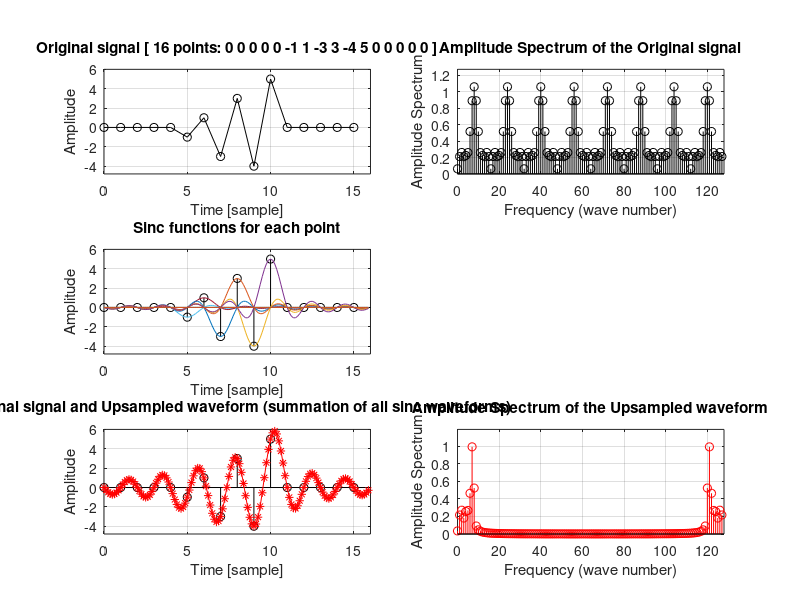

This figure's MATLAB source:
%%%%%%%%%%%%%%%%%%%%%%%%%%%%%%%%%%%%%%%%%%%%%%%%%%%%%%%%%%%%%%%%%%%%%%%%%%%
% Sinc Interpolation Demo for Applied Electronic Engineering Class
%  (compatible with Matlab/Octave)
%    by Yoshiki NAGATANI, Kobe City College of Technology
%    https://github.com/nagataniyoshiki
% 
%   rev. 20170509: First version
%   rev. 20170509b: Show the repetition of frequency component
%   rev. 20170530: Use stem function
%%%%%%%%%%%%%%%%%%%%%%%%%%%%%%%%%%%%%%%%%%%%%%%%%%%%%%%%%%%%%%%%%%%%%%%%%%%

clear;

%% Edit this part %%%%%%%%%%%%%%%%%%%%%%%%%%%%%%%%%%%%%%%%%%%%%%%%
% Original Signal
Sig = [0 0 0 0 0 -1 1 -3 3 -4 5 0 0 0 0 0];

% Ratio for Upsampling
UpsamplingRatio = 8;
%%%%%%%%%%%%%%%%%%%%%%%%%%%%%%%%%%%%%%%%%%%%%%%%%%%%%%%%%%%%%%%%%%%%%%%%%%%

% Number of samples / Temporal resolution
Na = size(Sig,2);
dta = 1;
Nb = Na * UpsamplingRatio;
dtb = dta / UpsamplingRatio;

% Time axes
ta = [0:Na-1]*dta;
tb = [0:Nb-1]*dtb;

% Frequency axes
fa = [0:Na-1]*dta;
fb = [0:Nb-1]*dta;

% Prepare figure window
fig1 = figure;
set(fig1,'Name','Sinc Interpolation Demo','position',[10 100 1900 900]);

% Plot original signal
subplot(3,2,1);
plot(ta,Sig,'ko-');
grid on;
axis([0 Na min(Sig)*1.2 max(Sig)*1.2]);
title([sprintf('Original signal [ %d points: ',Na) sprintf('%d ',Sig) ']']);
ylabel('Amplitude');
xlabel('Time [sample]');
drawnow;

% Plot spectrum of original signal
FFT_Sig = fft(Sig)/Na;
FFT_Sig_repeat = FFT_Sig;
for i=2:UpsamplingRatio
    FFT_Sig_repeat = [FFT_Sig_repeat FFT_Sig];
end
subplot(3,2,2);
stem(fb,abs(FFT_Sig_repeat),'k');
grid on;
axis([0 Nb 0 max(abs(FFT_Sig_repeat))*1.2]);
title('Amplitude Spectrum of the Original signal');
ylabel('Amplitude Spectrum');
xlabel('Frequency (wave number)');
drawnow;

% Plot original signal
subplot(3,2,3);
stem(ta,Sig','k');
hold on;
grid on;
axis([0 Na min(Sig)*1.2 max(Sig)*1.2]);
title('Sinc functions for each point');
ylabel('Amplitude');
xlabel('Time [sample]');
drawnow;

% Calculate and Show Sinc functions
for n=1:Na
    % Sinc function
    sincwaves(:,n) = Sig(n)*sinc(tb-(n-1));
    % Show waveforms
    subplot(3,2,3);
    plot(tb,sincwaves(:,n),'-');
    drawnow;
end;

% Summation of sinc waves
UpsampledWave = sum(sincwaves,2);

% Plot original signal
subplot(3,2,5);
stem(ta,Sig','k');
hold on;
grid on;
axis([0 Na min(Sig)*1.2 max(Sig)*1.2]);
title('Original signal and Upsampled waveform (summation of all sinc waveforms)');
ylabel('Amplitude');
xlabel('Time [sample]');
drawnow;

% Show upsampled waveform
subplot(3,2,5);
plot(tb,UpsampledWave','r*-');
drawnow;

% Plot spectrum of upsampled waveform
FFT_UpsampledWave = fft(UpsampledWave)/Nb;
subplot(3,2,6);
stem(fb,abs(FFT_UpsampledWave),'r');
grid on;
axis([0 Nb 0 max(abs(FFT_UpsampledWave))*1.2]);
title('Amplitude Spectrum of the Upsampled waveform');
ylabel('Amplitude Spectrum');
xlabel('Frequency (wave number)');
